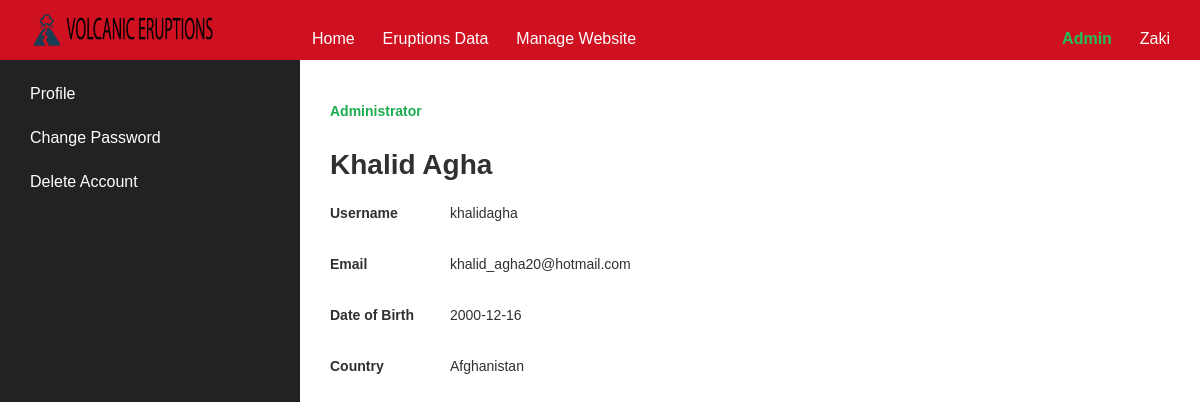
Screenshot of /user/khalidagha (signed in) with the database file from the repository.
### myflask/models.py (models this page shows, shortened)
class User(db.Model, UserMixin):
    __tablename__ = "user"
    id = db.Column(db.Integer, primary_key=True)
    first_name = db.Column(db.Text, nullable=False)
    last_name = db.Column(db.Text, nullable=False)
    DOB = db.Column(db.Date, nullable=False)
    email = db.Column(db.Text, unique=True, nullable=False)
    username = db.Column(db.Text, unique=True, nullable=False)
    password = db.Column(db.Text, nullable=False)
    user_type = db.Column(db.Text, nullable=False)
    country = db.Column(db.Text, nullable=False)

### myflask/auth/routes.py (the view)
@auth_bp.route('/user/<username>')
@login_required
def user(username):
    user = User.query.filter_by(username=username).first_or_404()
    return render_template('user.html', user=user)

### myflask/auth/routes.py (called while the page is built)
@login_manager.user_loader
def load_user(user_id):
    if user_id is not None:
        return User.query.get(user_id)
    return None

### myflask/templates/user.html (shortened to what this page needs)
{% extends 'layout.html' %}
{% set page_name = 'user' %}
{% block content %}
    <div class="flex h-minus-nav">
        {% include 'sidebar_settings.html' %}
        <div class="overflow-y-auto flex-auto">
            <div class="container-full m-t-30 m-b-40">
                {% if user.user_type == 'admin' %}
                    <a class="nav-item is-bold is-green-600">
                         Administrator
                    </a>
                {% endif %}
                <div></br></div>
                <h1>{{ user.first_name }} {{ user.last_name }}</h1>
                <div></br></div>
                <div class="input-group responsive m-b-30">
                    <label>Username</label>
                    <div>
                        {{ user.username }}
                    </div>
                </div>
                <div class="input-group responsive m-b-30">
                    <label>Email</label>
                    <div>
                        {{ user.email }}
                    </div>
                </div>
                <div class="input-group responsive m-b-30">
                    <label>Date of Birth</label>
                    <div>
                        {{ user.DOB }}
                    </div>
                </div>
                <div class="input-group responsive m-b-30">
                    <label>Country</label>
                    <div>
                        {{ user.country }}
                    </div>
                </div>
            </div>
        </div>
    </div>
{% endblock %}

### myflask/templates/navbar.html (shortened to what this page needs)
<nav class="nav">
    <div class="nav-left">
        <img class="nav-brand" src="{{ url_for('static', filename='images/biglogo.png') }}" alt=""/>
    </div>
    {% if current_user.is_anonymous %}
        <div></div>
    {% else %}
        <div class="nav-responsive" id="navMenuContent">
            <div class="nav-center">
                <a class="nav-item" href="{{ url_for('main.index') }}">
                     Home
                </a>
                <a class="nav-item">
                     Eruptions Data
                </a>
                {% if current_user.user_type == 'admin' %}
                    <a class="nav-item" href="{{ url_for('auth.admin') }}">
                         Manage Website
                    </a>
                {% endif %}
            </div>
            <div class="nav-right">
                {% if current_user.user_type == 'admin' %}
                    <a class="nav-item is-bold is-green-500">
                         Admin
                    </a>
                {% elif current_user.user_type == 'A' %}
                    <a class="nav-item is-bold is-yellow-500">
                        <i class="d-icon d-security-verified-solid"></i> Pending
                    </a>
                {% endif %}
                <div class="menu menu--nav is-right">
                    <div class="nav-item menu-trigger"
                    >{{ current_user.first_name }}
                    </div>
                </div>
            </div>
        </div>
    {% endif %}
</nav>

### myflask/static/css/denali-dark-theme.css (style rules this page uses)
html { font-size:10px;-moz-osx-font-smoothing:grayscale;-webkit-font-smoothing:antialiased }

### rows the page displays
User: first_name "Zaki"
User: first_name "Khalid", last_name "Agha", username "khalidagha", email "khalid_agha20@hotmail.com", DOB "2000-12-16", country "Afghanistan"
